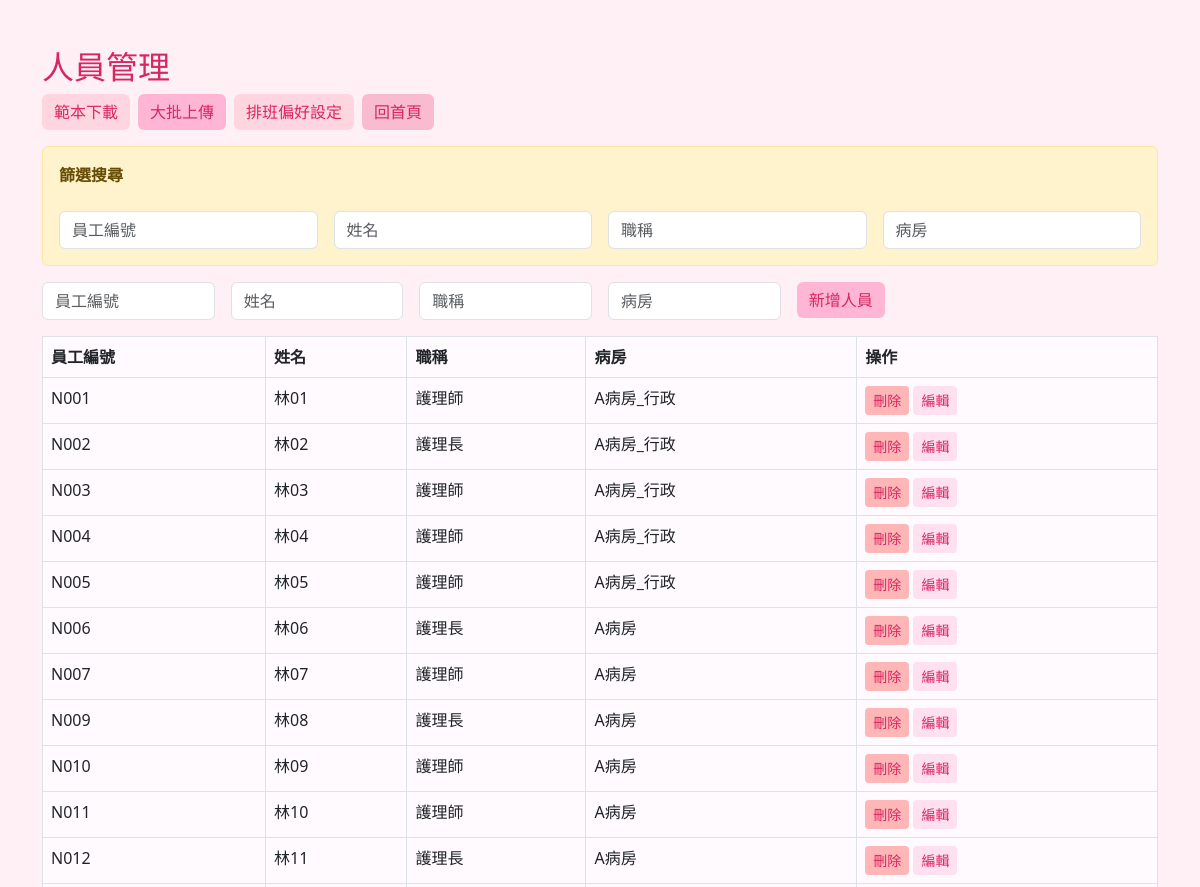
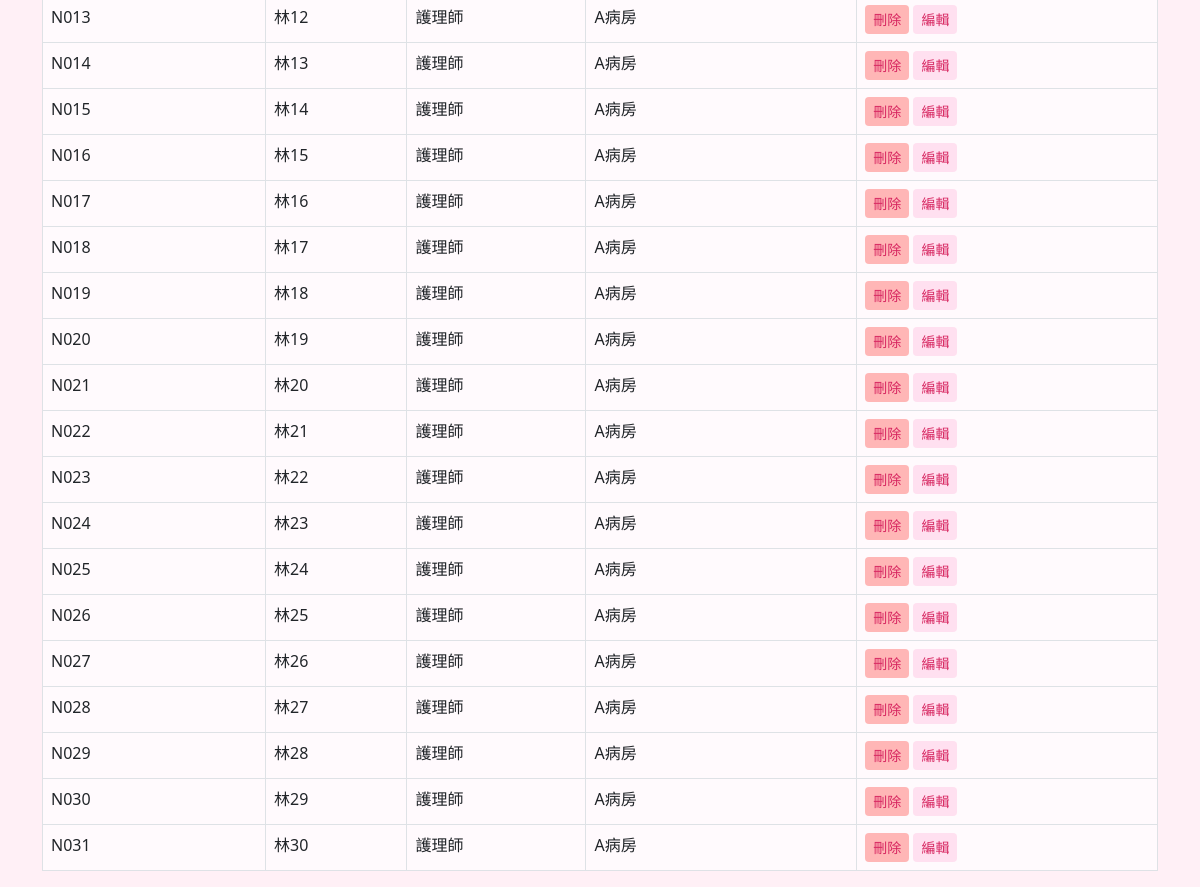
The app's page /staff (signed in) with its own data (2 pictures, top to bottom).
### tables this page shows
CREATE TABLE staff (staff_id TEXT PRIMARY KEY, name TEXT, title TEXT, ward TEXT);

### app.py (the view)
@app.route('/staff')
@login_required
def staff():
    conn = get_db_connection()
    staff_list = conn.execute('SELECT * FROM staff').fetchall()
    conn.close()
    return render_template('staff.html', staff_list=staff_list)

### app.py (called while the page is built)
def get_db_connection():
    conn = sqlite3.connect(os.path.join('data', 'staff.db'))
    conn.row_factory = sqlite3.Row
    return conn

def login_required(f):
    @wraps(f)
    def decorated_function(*args, **kwargs):
        if 'user_id' not in session:
            return redirect(url_for('login'))
        return f(*args, **kwargs)
    return decorated_function

### templates/staff.html (shortened to what this page needs)
<!DOCTYPE html>
<html lang="zh-Hant">
<head>
    <link rel="stylesheet" href="https://cdn.jsdelivr.net/npm/bootstrap@5.3.0/dist/css/bootstrap.min.css">
</head>
<body>
<div class="container mt-5">
    <h2>人員管理</h2>
    <div class="mb-3 d-flex gap-2">
        <a href="/download_staff_template" class="btn btn-success">範本下載</a>
        <form id="uploadForm" method="post" action="/upload_staff" enctype="multipart/form-data">
            <button type="button" class="btn btn-primary" id="uploadBtn">大批上傳</button>
        </form>
        <a href="/staff_preference" class="btn btn-info">排班偏好設定</a>
        <a href="/" class="btn btn-secondary">回首頁</a>
    </div>
    <div class="alert alert-warning mb-3">
        <b>篩選搜尋</b>
        <form class="row g-3 mt-2" id="staffFilterForm" oninput="filterStaff()">
            <div class="col-md-3">
                <input type="text" class="form-control" id="filterStaffId" placeholder="員工編號">
            </div>
            <div class="col-md-3">
                <input type="text" class="form-control" id="filterName" placeholder="姓名">
            </div>
            <div class="col-md-3">
                <input type="text" class="form-control" id="filterTitle" placeholder="職稱">
            </div>
            <div class="col-md-3">
                <input type="text" class="form-control" id="filterWard" placeholder="病房">
            </div>
        </form>
    </div>
    <form class="row g-3" method="post" action="/add_staff">
        <div class="col-md-2">
            <input type="text" class="form-control" name="staff_id" placeholder="員工編號" required>
        </div>
        <div class="col-md-2">
            <input type="text" class="form-control" name="name" placeholder="姓名" required>
        </div>
        <div class="col-md-2">
            <input type="text" class="form-control" name="title" placeholder="職稱" required>
        </div>
        <div class="col-md-2">
            <input type="text" class="form-control" name="ward" placeholder="病房" required>
        </div>
        <div class="col-md-2">
            <button type="submit" class="btn btn-primary">新增人員</button>
        </div>
    </form>
    <table class="table table-bordered mt-3" id="staffTable">
        <thead>
            <tr>
                <th>員工編號</th>
                <th>姓名</th>
                <th>職稱</th>
                <th>病房</th>
                <th>操作</th>
            </tr>
        </thead>
        <tbody>
        {% for staff in staff_list %}
            <tr>
                <td>{{ staff.staff_id }}</td>
                <td>{{ staff.name }}</td>
                <td>{{ staff.title }}</td>
                <td>{{ staff.ward }}</td>
                <td>
                    <form method="post" action="/delete_staff" style="display:inline;">
                        <button type="submit" class="btn btn-danger btn-sm" onclick="return confirm('確定要刪除嗎？');">刪除</button>
                    </form>
                    <button class="btn btn-warning btn-sm" data-bs-toggle="modal" data-bs-target="#editModal{{ staff.staff_id }}">編輯</button>
                </td>
            </tr>
        {% endfor %}
        </tbody>
    </table>
</div>
</body>
</html>

### templates/staff.html (style rules this page uses)
body { background: #fff0f6; }
h2 { color: #d72660; }
.btn-primary, .btn-success, .btn-warning, .btn-danger, .btn-info, .btn-secondary { border: none; }
.btn-primary { background: #ffb6d5; color: #d72660; }
.btn-success { background: #ffd6e0; color: #d72660; }
.btn-warning { background: #ffe0f0; color: #d72660; }
.btn-danger { background: #ffb6b6; color: #d72660; }
.btn-info { background: #ffd6e0; color: #d72660; }
.btn-secondary { background: #f8bbd0; color: #d72660; }
.table-bordered th, .table-bordered td { background: #fffafd; }

### records on screen
staff: staff_id "N001", name "林01", title "護理師", ward "A病房_行政"
staff: staff_id "N002", name "林02", title "護理長", ward "A病房_行政"
staff: staff_id "N003", name "林03", title "護理師", ward "A病房_行政"
staff: staff_id "N004", name "林04", title "護理師", ward "A病房_行政"
staff: staff_id "N005", name "林05", title "護理師", ward "A病房_行政"
staff: staff_id "N006", name "林06", title "護理長", ward "A病房"
staff: staff_id "N007", name "林07", title "護理師", ward "A病房"
staff: staff_id "N009", name "林08", title "護理長", ward "A病房"
staff: staff_id "N010", name "林09", title "護理師", ward "A病房"
staff: staff_id "N011", name "林10", title "護理師", ward "A病房"
staff: staff_id "N012", name "林11", title "護理長", ward "A病房"
staff: staff_id "N013", name "林12", title "護理師", ward "A病房"
staff: staff_id "N014", name "林13", title "護理師", ward "A病房"
staff: staff_id "N015", name "林14", title "護理師", ward "A病房"
staff: staff_id "N016", name "林15", title "護理師", ward "A病房"
staff: staff_id "N017", name "林16", title "護理師", ward "A病房"
staff: staff_id "N018", name "林17", title "護理師", ward "A病房"
staff: staff_id "N019", name "林18", title "護理師", ward "A病房"
staff: staff_id "N020", name "林19", title "護理師", ward "A病房"
staff: staff_id "N021", name "林20", title "護理師", ward "A病房"
staff: staff_id "N022", name "林21", title "護理師", ward "A病房"
staff: staff_id "N023", name "林22", title "護理師", ward "A病房"
staff: staff_id "N024", name "林23", title "護理師", ward "A病房"
staff: staff_id "N025", name "林24", title "護理師", ward "A病房"
staff: staff_id "N026", name "林25", title "護理師", ward "A病房"
staff: staff_id "N027", name "林26", title "護理師", ward "A病房"
staff: staff_id "N028", name "林27", title "護理師", ward "A病房"
staff: staff_id "N029", name "林28", title "護理師", ward "A病房"
staff: staff_id "N030", name "林29", title "護理師", ward "A病房"
staff: staff_id "N031", name "林30", title "護理師", ward "A病房"
